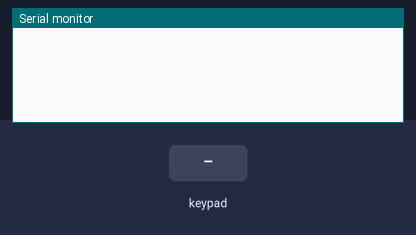
Recording of a sketch running on a simulated Arduino Uno, built with avr-gcc and run on an emulated ATmega328P. On the bench: the last lines printed to the serial monitor. The inputs (shaded band) are chosen by the test bench.

Above: at 1.2 s.
1.3 s: key '1' pressed
At 2.0 s:
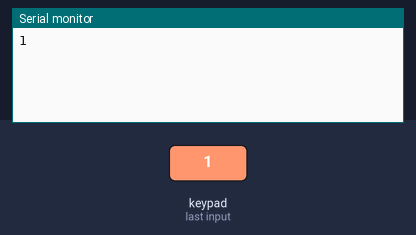
2.8 s: keypad keys 1 2 A pressed 0.4 s apart
At 5.0 s:
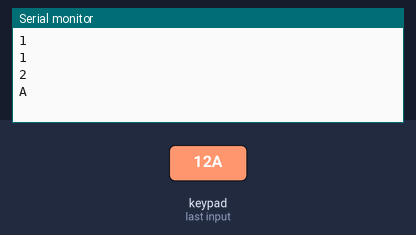
5.5 s: key 'B' pressed
At 6.3 s:
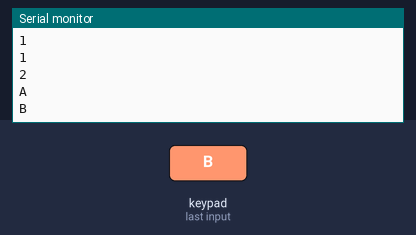
7.0 s: keypad keys 1 2 D pressed 0.4 s apart
At 9.3 s:
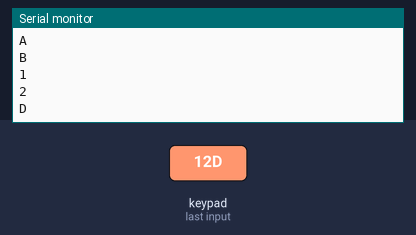
9.7 s: key 'C' pressed
At 10.9 s:
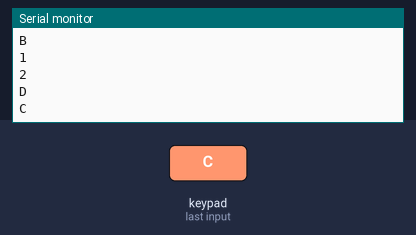
11.2 s: key 'E' pressed
At 11.9 s:
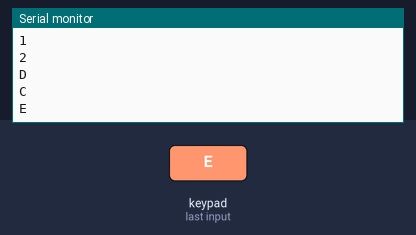

The sketch:

KeypadInput.ino
```cpp
#include <Keypad.h>

#define C4 2
#define C3 3
#define C2 4
#define C1 5
#define R1 6
#define R2 7
#define R3 8
#define R4 9

const byte ROWS = 4; //four rows
const byte COLS = 4; //four columns

byte rowPins[ROWS] = {R1, R2, R3, R4}; //connect to the row pinouts of the keypad
byte colPins[COLS] = {C1, C2, C3, C4}; //connect to the column pinouts of the keypad

char hexaKeys[ROWS][COLS] = {
  {'1','2','3','4'},
  {'5','6','7','8'},
  {'9','A','B','C'},
  {'D','E','F','G'}
};

Keypad customKeypad = Keypad( makeKeymap(hexaKeys), rowPins, colPins, ROWS, COLS);

void setup()
{
  Serial.begin(9600);
}

void loop()
{
  char customKey = customKeypad.getKey();
  if (customKey){
        Serial.println(customKey);
  }
}
```

Measured:
- after the input at 1.3 s, the serial monitor: prints a new line at once (image 1)
- after the input at 2.8 s, the serial monitor: prints a new line after 0.41 s (image 2)
- after the input at 5.5 s, the serial monitor: prints a new line at once (image 3)
- after the input at 7.0 s, the serial monitor: prints a new line at once (image 4)
- after the input at 9.7 s, the serial monitor: prints a new line at once (image 5)
- after the input at 11.2 s, the serial monitor: prints a new line at once (image 6)
